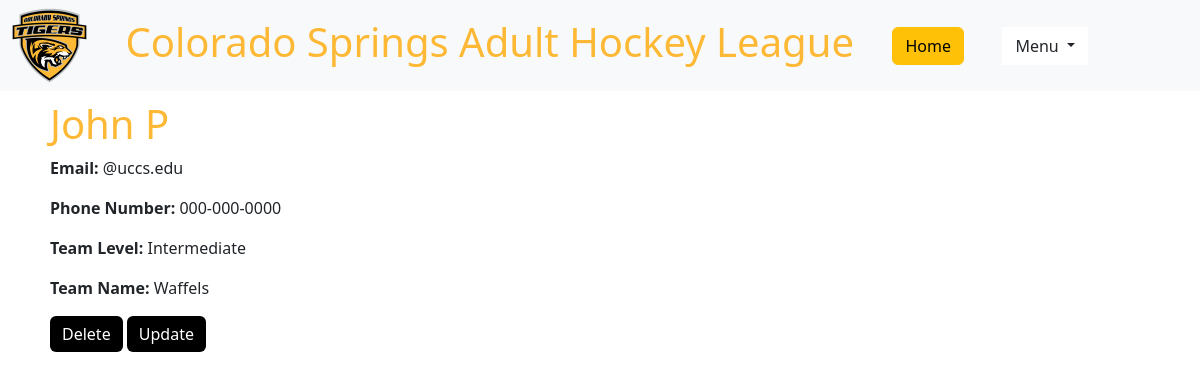
/player/23/, run on the app's committed database.
### hockey_app/models.py (models this page shows, shortened)
class Player(models.Model):
    LEVELS = [
        ('Advanced', 'Advanced'),
        ('Intermediate', 'Intermediate'),
        ('N/A', 'N/A'),
    ]
    TEAMNAME = [
        ('Wardique', 'Wardique'),
        ('Tochka', 'Tochka'),
        ('Palmer', 'Palmer'),
        ('Bristol', 'Bristol'),
        ('Waffels', 'Waffels'),
        ('Tonys', 'Tonys'),
        ('Platinum', 'Platinum'),
        ('N/A', 'N/A'),
    ]
    name = models.CharField("First & last name", max_length=200)
    email = models.CharField("Email", max_length=200)
    teamLevel = models.CharField("Team Level", max_length=200, choices=LEVELS, blank=False)
    teamName = models.CharField("Team Name", max_length=200, choices=TEAMNAME, blank=False)
    phoneNum = models.CharField("Phone Number", max_length=200)

### hockey_app/views.py (the view)
# urls.py: path('player/<int:pk>/', views.PlayerDetailView.as_view(), name='player-detail'),
class PlayerDetailView(generic.DetailView):
   model = Player

### hockey_app/templates/hockey_app/player_detail.html
{% extends 'hockey_app/base_template.html' %}
{% block content %}
<div class="content-padding">
    <h1>{{ player.name }}</h1>
    <p><strong>Email:</strong> {{ player.email }}</p>
    <p><strong>Phone Number:</strong> {{ player.phoneNum }}</p>
    <p><strong>Team Level:</strong> {{ player.teamLevel }}</p>
    <p><strong>Team Name:</strong> {{ player.teamName }}</p>
    <a class="btn btn-primary" href="{% url 'delete-player' pk=player.id %}" role="button">Delete</a>
    <a class="btn btn-primary" href="{% url 'update-player' pk=player.pk %}" role="button">Update</a>
</div>
{% endblock %}

### hockey_app/templates/hockey_app/base_template.html (style rules this page uses)
h1 { color: #FDB935; }
.content-padding { padding-left: 50px; padding-top: 100px; padding-bottom: 100px; padding-right: 50px; }
.btn-primary { background-color: black; border:black; }

### data on the page
Player: name "John P", email "@uccs.edu", phoneNum "000-000-0000", teamLevel "Intermediate", teamName "Waffels"
